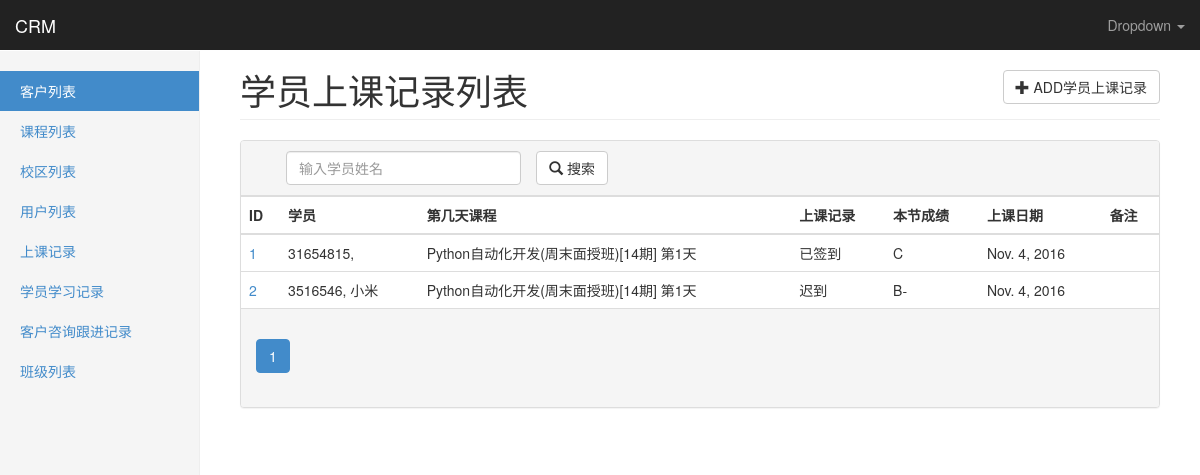
/crm/studyrecords/, run on an earlier commit of the app's database.
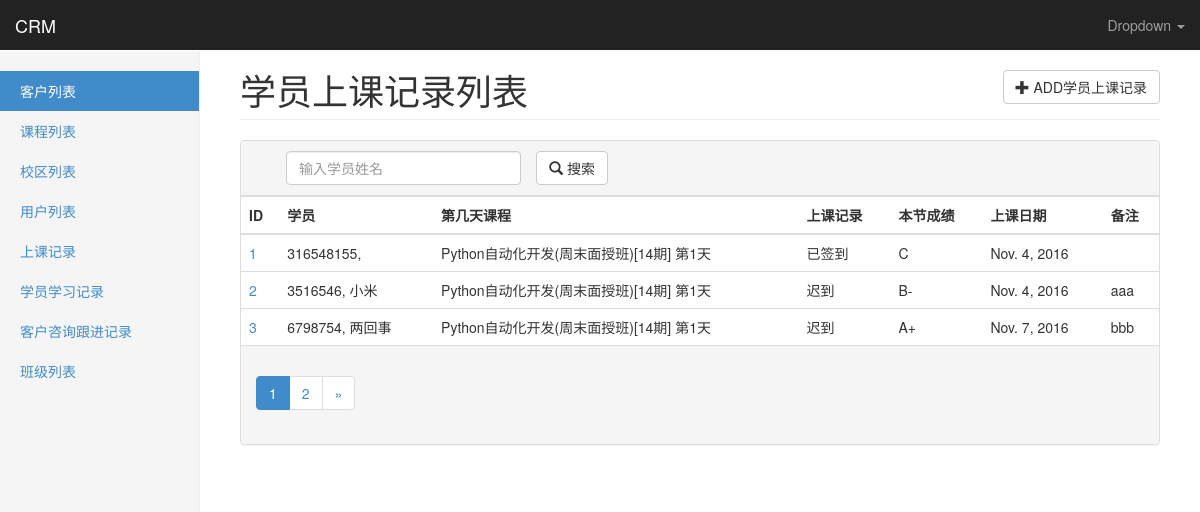
And on a later commit of the database.
### app01/models.py (models this page shows, shortened)
class StudyRecord(models.Model):
    course_record = models.ForeignKey(CourseRecord,verbose_name=u'第几天课程')
    student = models.ForeignKey(Customer,verbose_name=u'学员')
    record_choices = (
        ('checked',u'已签到'),
        ('late',u'迟到'),
        ('absence',u'缺课'),
        ('leave_early',u'早退'),
    )
    record = models.CharField(u'上课记录',choices=record_choices,default='checked',max_length=32)
    score_choices = (
        (100,'A+'),
        (90,'A'),
        (85,'B+'),
        (80,'B'),
        (70,'B-'),
        (60,'C+'),
        (50,'C'),
        (0,'D'),
        (-1,'N/A'),
        (-100,'COPY'),
    )
    score = models.IntegerField(u'本节成绩',choices=score_choices,default=-1)
    date = models.DateField(auto_now_add=True)
    note = models.CharField(u'备注',max_length=255,blank=True,null=True)
    class Meta:
        verbose_name = u'学员学习记录'
        verbose_name_plural = u'学员学习记录'
        unique_together = ('course_record','student')

class Customer(models.Model):
    qq = models.CharField(u'QQ号',max_length=64,unique=True)
    name = models.CharField(u'姓名',max_length=32,blank=True,null=True)
    phone = models.BigIntegerField(u'手机',blank=True,null=True)
    stu_id = models.CharField(u'学号',blank=True,null=True,max_length=64)
    source_choices = (
        ('qq',u'qq群'),
        ('referral',u'内部转介绍'),
        ('51cto',u'51cto'),
        ('agent',u'招生代理'),
        ('others',u'其它'),
    )
    source = models.CharField(u'客户来源',max_length=64,choices=source_choices,default='qq')
    referral_from = models.ForeignKey('self',
                                      verbose_name=u'转介绍自学员',
                                      help_text='若客户是转介绍自学员，填写学员姓名',
                                      blank=True,
                                      null=True,
                                      related_name='internal_referral')
    course = models.ForeignKey(Course,verbose_name=u'咨询课程')
    class_type_choices = (
        ('online', u'网络班'),
        ('offline_weekend', u'周末面授班'),
        ('offline_fulltime', u'脱产面授班'),
    )
    class_type = models.CharField(u'班级类型',max_length=64,choices=class_type_choices)
    customer_note = models.TextField(u'客户咨询详情',help_text=u'客户咨询的对话记录')
    status_choices = (
        ('signed',u'已报名'),
        ('unregistered',u'未报名'),
        ('graduated',u'已毕业'),
        ('dropoff',u'已退学'),
    )
    status = models.CharField(u'客户状态',choices=status_choices,max_length=64,default='unregistered')
    consultant = models.ForeignKey(UserProfile,verbose_name=u'课程顾问')
    date = models.DateField(u'咨询日期',auto_now_add=True)
    class_list = models.ManyToManyField(ClassList,verbose_name=u'已报名班级',blank=True)
    def __str__(self):
        return u'%s, %s' % (self.qq,self.name)

class CourseRecord(models.Model):
    course = models.ForeignKey(ClassList,verbose_name=u'班级（课程）')
    day_num = models.IntegerField(u'节次',help_text=u'填写第几节课')
    date = models.DateField(auto_now_add=True,verbose_name=u'上课日期')
    teacher = models.ForeignKey(UserProfile,verbose_name=u'讲师')
    def __str__(self):
        return u'%s 第%s天' % (self.course,self.day_num)
    class Meta:
        verbose_name = u'上课记录'
        verbose_name_plural = u'上课记录'
        unique_together = ('course','day_num')

class ClassList(models.Model):
    course = models.ForeignKey(Course)
    course_type = models.CharField(u'课程类型',choices=class_type_choices,max_length=32)
    semester = models.IntegerField(u'学期')
    start_date = models.DateField(u'开班日期')
    graduate_date = models.DateField(u'毕业日期',blank=True,null=True)
    teachers = models.ManyToManyField(UserProfile,verbose_name=u'讲师')
    def __str__(self):
        return u'%s(%s)[%s期]' % (self.course.name,self.get_course_type_display(),self.semester)
    class Meta:
        verbose_name = u'班级列表'
        verbose_name_plural = u'班级列表'
        unique_together = ('course','course_type','semester')

class Course(models.Model):
    name = models.CharField(u'课程名称',max_length=128,unique=True)
    price = models.IntegerField(u'面授价格')
    online_price = models.IntegerField(u'网络班价格')
    brief = models.TextField(u'课程简介')

### app01/views.py (the view)
# urls.py: url(r'^studyrecords/(\d+)/$', views.studyrecord_detail,name='studyrecord_detail'),
def studyrecords(request):
    data_dic = build_search_param(request, models.StudyRecord)
    return render(request,'app01/studyrecords.html',data_dic)

### app01/forms.py (called while the page is built, shortened)
def get_filter_fields(cls):
    filter_fields = settings.FILTER_FIELDS.get(cls.__name__)
    if filter_fields is None:
        return None

### templates/app01/studyrecords.html (shortened to what this page needs)
{% extends 'base.html' %}
{% load custom_tags %}
{% block page-header %}
学员上课记录列表
<a href="{% url 'studyrecord_add' %}">
    <button type="button" class="btn btn-default pull-right">
      <span class="glyphicon glyphicon-plus"></span> ADD学员上课记录
    </button>
</a>
{% endblock %}
{% block page-content %}
<div class="panel panel-default">
    <div class="panel-heading" id="panel-heading">
        <div class="col-md-9 " >
            <form action="{% url url_alias %}?page=1{{ search_str }}" method="GET">
                <div class="col-md-5">
                    <input name="find__student__name" class="form-control" type="text" value="{{ find_list.1 }}" placeholder="输入学员姓名" minlength="1" maxlength="20" required>
                </div>
                <div class="col-md-3 search-button">
                    <button type="submit" id="btn-submit" class="btn btn-default">
                        <span class="glyphicon glyphicon-search"></span> 搜索
                    </button>
                </div>
            </form>
        </div>
    </div>
    <table class="table table-hover">
    <thead>
    <tr>
        <th>ID</th>
        <th>学员</th>
        <th>第几天课程</th>
        <th>上课记录</th>
        <th>本节成绩</th>
        <th>上课日期</th>
        <th>备注</th>
    </tr>
    </thead>
    <tbody>
    {% for data in data_list %}
        <tr>
            <td><a href="{% url 'studyrecord_detail' data.id %}">{{ data.id }}</a></td>
            <td>{{ data.student }}</td>
            <td>{{ data.course_record }}</td>
            <td>{{ data.get_record_display }}</td>
            <td>{{ data.get_score_display }}</td>
            <td>{{ data.date }}</td>
            <td>{{ data.note }}</td>
        </tr>
    {% endfor %}
    </tbody>
</table>
    <div class="panel-footer">
        <nav>{% pagination_bar data_list search_str find_list %}</nav>
    </div>
</div>
{% endblock %}

What changed in the data, as far as the page shows it:
changed through a linked row, StudyRecord "已签到": student "31654815," → "316548155,"
changed StudyRecord "3516546, 小米": note (not shown) → "aaa"
added StudyRecord: id "3", student "6798754, 两回事", course_record "Python自动化开发(周末面授班)[14期] 第1天", record "迟到", score "A+", date "Nov. 7, 2016", note "bbb"
Also different on the page:
text now shown: "2 »"
